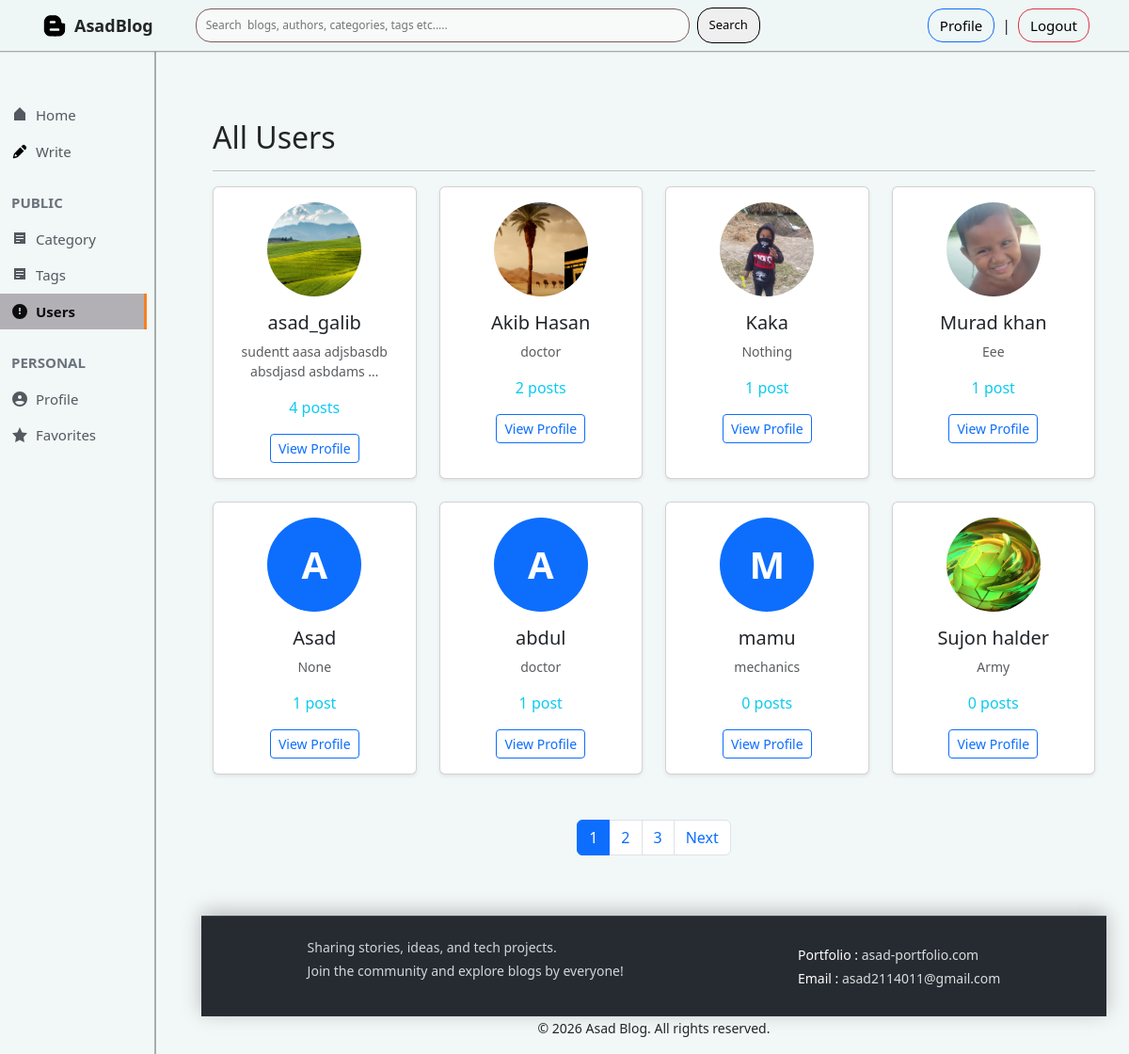
The page /all_users/ (signed in) on the database its author committed.
### author/models.py (models this page shows, shortened)
class Author(models.Model):
    user=models.OneToOneField(User,on_delete=models.CASCADE,related_name="author_profile")
    name=models.CharField(max_length=100)
    slug=models.SlugField(max_length=120,unique=True,blank=True)
    bio=models.TextField()
    email=models.EmailField(max_length=100)
    profile_image=models.ImageField(upload_to='authors/',blank=True,null=True)
    created_at=models.DateTimeField(auto_now_add=True)

### blog_project/views.py (the view)
# urls.py: path('all_users/', views.all_authors, name='all_users'),
def all_authors(request):
    authors=Author.objects.annotate(post_count=Count('posts')).order_by('-post_count')
    paginator=Paginator(authors,8)
    page_num=request.GET.get('page')
    page_obj=paginator.get_page(page_num)
    context={
        'authors':page_obj,
        'page_obj':page_obj,
    }
    return render(request, 'all_authors.html', context)

### templates/all_authors.html (shortened to what this page needs)
{% extends 'base.html' %}
{% block content %}
<div class="container py-5">
    <h2 class="mb-3">All Users</h2>
    <hr>
    <div class="row">
        {% for author in authors %}
        <div class="col-6 col-sm-6 col-md-4 col-lg-3 mb-4">
            <div class="card h-100 shadow-sm text-center">
                <div class="card-body">
                    {% if author.profile_image %}
                    <img src="{{ author.profile_image.url }}" class="rounded-circle mb-3" alt="{{ author.name }}"
                        width="100" height="100" style="object-fit: cover;">
                    {% else %}
                    <div class="rounded-circle bg-primary text-white d-inline-flex align-items-center justify-content-center mb-3"
                        style="width: 100px; height: 100px; font-size: 40px; font-weight: bold;">
                        {{ author.name|first|upper }}
                    </div>
                    {% endif %}
                    <h5 class="card-title">{{ author.name }}</h5>
                    <p class="text-muted small">{{ author.bio|truncatewords:5 }}</p>
                    <p class="text-info">{{ author.post_count }} post{{author.post_count|pluralize }}</p>
                    <a href="{% url 'users_profile' author.slug  %}" class="btn btn-outline-primary btn-sm mb-0">View
                        Profile</a>
                </div>
            </div>
        </div>
        {% empty %}
        <p class="text-muted">No authors available.</p>
        {% endfor %}
    </div>
    <nav aria-label="Page navigation" class="mt-4">
        <ul class="pagination justify-content-center">
            {% for num in page_obj.paginator.page_range %}
            {% if page_obj.number == num %}
            <li class="page-item active">
                <span class="page-link">{{ num }}</span>
            </li>
            {% else %}
            <li class="page-item">
                <a class="page-link" href="?page={{ num }}">{{ num }}</a>
            </li>
            {% endif %}
            {% endfor %}
            {% if page_obj.has_next %}
            <li class="page-item">
                <a class="page-link" href="?page={{ page_obj.next_page_number }}">Next</a>
            </li>
            {% endif %}
        </ul>
    </nav>
</div>
{% endblock %}

### static/css/base.css (style rules this page uses)
html { overflow-y: scroll; }
body { background-color: #f2f7f7; margin: 0; display: flex; flex-direction: column; min-height: 100vh; }

### rows shown on the page
Author: profile_image (picture), name "asad_galib", bio "sudentt aasa adjsbasdb absdjasd asbdams …", post_count "4"
Author: profile_image (picture), name "Akib Hasan", bio "doctor", post_count "2"
Author: profile_image (picture), name "Kaka", bio "Nothing", post_count "1"
Author: profile_image (picture), name "Murad khan", bio "Eee", post_count "1"
Author: name|first "A", name "Asad", bio "None", post_count "1"
Author: name|first "A", name "abdul", bio "doctor", post_count "1"
Author: name|first "M", name "mamu", bio "mechanics", post_count "0"
Author: profile_image (picture), name "Sujon halder", bio "Army", post_count "0"

### other values the page prints
{{ num }} "1"
{{ num }} "2" "3"
